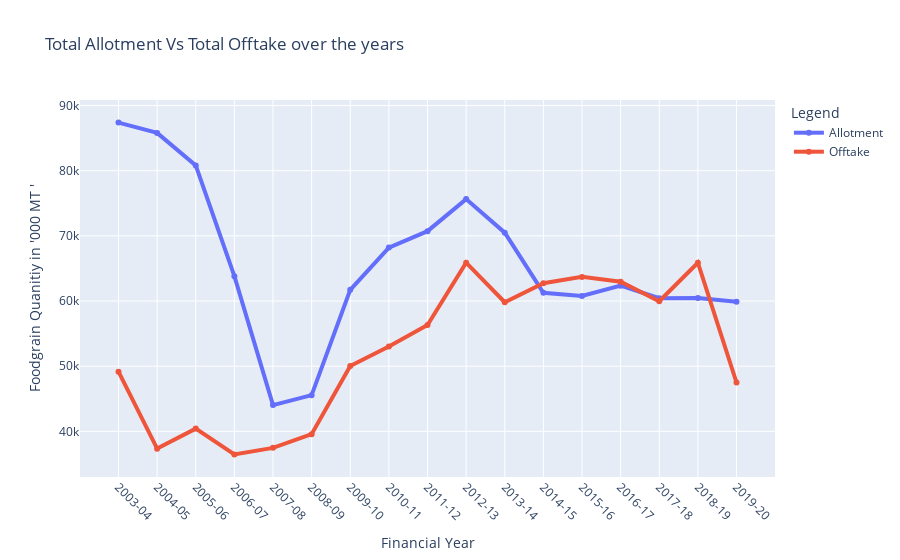

Notebook code cell kept with this figure:
### Code cell
fig = go.Figure()
fig.add_trace(go.Scatter(x=df_total['year'], y=df_total['allotment'], name='Allotment',
                         line=dict(width=4)))
fig.add_trace(go.Scatter(x=df_total['year'], y=df_total['offtake'], name='Offtake',
                         line=dict(width=4)))
fig.update_layout(
    title={'text':'Total Allotment Vs Total Offtake over the years'
          },
    xaxis_title="Financial Year",
    yaxis_title="Foodgrain Quanitiy in '000 MT '",
    legend_title="Legend",
    autosize=True
    
)
fig.update_xaxes(type='category',
                tickangle=45)

fig.show()

### Figure 1 — Plotly figure (JSON) as saved in the notebook; plotly's stock layout.template omitted (floating-point values rounded to 4 significant figures)
{"data": [{"line": {"width": 4}, "name": "Allotment", "type": "scatter", "x": ["2003-04", "2004-05", "2005-06", "2006-07", "2007-08", "2008-09", "2009-10", "2010-11", "2011-12", "2012-13", "2013-14", "2014-15", "2015-16", "2016-17", "2017-18", "2018-19", "2019-20"], "y": [87390.0, 85810.0, 80820.0, 63820.0, 44030.0, 45550.0, 61720.0, 68200.0, 70730.0, 75640.0, 70500.0, 61270.0, 60790.0, 62360.0, 60430.0, 60470.0, 59910.0]}, {"line": {"width": 4}, "name": "Offtake", "type": "scatter", "x": ["2003-04", "2004-05", "2005-06", "2006-07", "2007-08", "2008-09", "2009-10", "2010-11", "2011-12", "2012-13", "2013-14", "2014-15", "2015-16", "2016-17", "2017-18", "2018-19", "2019-20"], "y": [49160.0, 37340.0, 40420.0, 36460.0, 37460.0, 39560.0, 50030.0, 53030.0, 56320.0, 65880.0, 59810.0, 62730.0, 63710.0, 62960.0, 59970.0, 65880.0, 47490.0]}], "layout": {"autosize": true, "legend": {"title": {"text": "Legend"}}, "title": {"text": "Total Allotment Vs Total Offtake over the years"}, "xaxis": {"tickangle": 45, "title": {"text": "Financial Year"}, "type": "category"}, "yaxis": {"title": {"text": "Foodgrain Quanitiy in '000 MT '"}}}}
